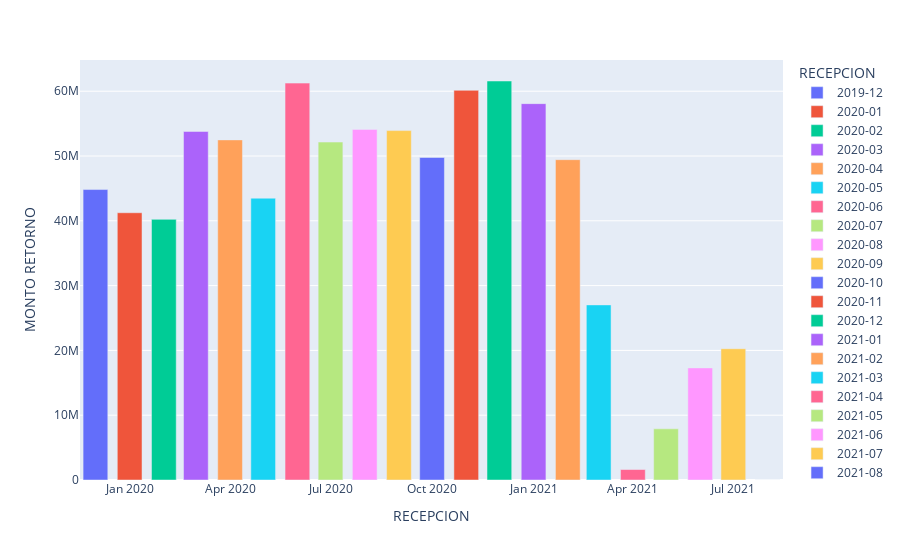

Write notebook code for a chart like this one.
### Code cell
d = g[26:]
d = d.drop([47,48])
G =px.bar(d, x= 'RECEPCION', y='MONTO RETORNO',color='RECEPCION')
G.show()

### Figure 1 — Plotly figure (JSON) as saved in the notebook; plotly's stock layout.template omitted (floating-point values rounded to 4 significant figures)
{"data": [{"alignmentgroup": "True", "hovertemplate": "RECEPCION=%{x}<br>MONTO RETORNO=%{y}<extra></extra>", "legendgroup": "2019-12", "marker": {"color": "#636efa", "pattern": {"shape": ""}}, "name": "2019-12", "offsetgroup": "2019-12", "orientation": "v", "showlegend": true, "textposition": "auto", "type": "bar", "x": ["2019-12"], "xaxis": "x", "y": [44820000.0], "yaxis": "y"}, {"alignmentgroup": "True", "hovertemplate": "RECEPCION=%{x}<br>MONTO RETORNO=%{y}<extra></extra>", "legendgroup": "2020-01", "marker": {"color": "#EF553B", "pattern": {"shape": ""}}, "name": "2020-01", "offsetgroup": "2020-01", "orientation": "v", "showlegend": true, "textposition": "auto", "type": "bar", "x": ["2020-01"], "xaxis": "x", "y": [41250000.0], "yaxis": "y"}, {"alignmentgroup": "True", "hovertemplate": "RECEPCION=%{x}<br>MONTO RETORNO=%{y}<extra></extra>", "legendgroup": "2020-02", "marker": {"color": "#00cc96", "pattern": {"shape": ""}}, "name": "2020-02", "offsetgroup": "2020-02", "orientation": "v", "showlegend": true, "textposition": "auto", "type": "bar", "x": ["2020-02"], "xaxis": "x", "y": [40220000.0], "yaxis": "y"}, {"alignmentgroup": "True", "hovertemplate": "RECEPCION=%{x}<br>MONTO RETORNO=%{y}<extra></extra>", "legendgroup": "2020-03", "marker": {"color": "#ab63fa", "pattern": {"shape": ""}}, "name": "2020-03", "offsetgroup": "2020-03", "orientation": "v", "showlegend": true, "textposition": "auto", "type": "bar", "x": ["2020-03"], "xaxis": "x", "y": [53790000.0], "yaxis": "y"}, {"alignmentgroup": "True", "hovertemplate": "RECEPCION=%{x}<br>MONTO RETORNO=%{y}<extra></extra>", "legendgroup": "2020-04", "marker": {"color": "#FFA15A", "pattern": {"shape": ""}}, "name": "2020-04", "offsetgroup": "2020-04", "orientation": "v", "showlegend": true, "textposition": "auto", "type": "bar", "x": ["2020-04"], "xaxis": "x", "y": [52490000.0], "yaxis": "y"}, {"alignmentgroup": "True", "hovertemplate": "RECEPCION=%{x}<br>MONTO RETORNO=%{y}<extra></extra>", "legendgroup": "2020-05", "marker": {"color": "#19d3f3", "pattern": {"shape": ""}}, "name": "2020-05", "offsetgroup": "2020-05", "orientation": "v", "showlegend": true, "textposition": "auto", "type": "bar", "x": ["2020-05"], "xaxis": "x", "y": [43490000.0], "yaxis": "y"}, {"alignmentgroup": "True", "hovertemplate": "RECEPCION=%{x}<br>MONTO RETORNO=%{y}<extra></extra>", "legendgroup": "2020-06", "marker": {"color": "#FF6692", "pattern": {"shape": ""}}, "name": "2020-06", "offsetgroup": "2020-06", "orientation": "v", "showlegend": true, "textposition": "auto", "type": "bar", "x": ["2020-06"], "xaxis": "x", "y": [61250000.0], "yaxis": "y"}, {"alignmentgroup": "True", "hovertemplate": "RECEPCION=%{x}<br>MONTO RETORNO=%{y}<extra></extra>", "legendgroup": "2020-07", "marker": {"color": "#B6E880", "pattern": {"shape": ""}}, "name": "2020-07", "offsetgroup": "2020-07", "orientation": "v", "showlegend": true, "textposition": "auto", "type": "bar", "x": ["2020-07"], "xaxis": "x", "y": [52160000.0], "yaxis": "y"}, {"alignmentgroup": "True", "hovertemplate": "RECEPCION=%{x}<br>MONTO RETORNO=%{y}<extra></extra>", "legendgroup": "2020-08", "marker": {"color": "#FF97FF", "pattern": {"shape": ""}}, "name": "2020-08", "offsetgroup": "2020-08", "orientation": "v", "showlegend": true, "textposition": "auto", "type": "bar", "x": ["2020-08"], "xaxis": "x", "y": [54110000.0], "yaxis": "y"}, {"alignmentgroup": "True", "hovertemplate": "RECEPCION=%{x}<br>MONTO RETORNO=%{y}<extra></extra>", "legendgroup": "2020-09", "marker": {"color": "#FECB52", "pattern": {"shape": ""}}, "name": "2020-09", "offsetgroup": "2020-09", "orientation": "v", "showlegend": true, "textposition": "auto", "type": "bar", "x": ["2020-09"], "xaxis": "x", "y": [53920000.0], "yaxis": "y"}, {"alignmentgroup": "True", "hovertemplate": "RECEPCION=%{x}<br>MONTO RETORNO=%{y}<extra></extra>", "legendgroup": "2020-10", "marker": {"color": "#636efa", "pattern": {"shape": ""}}, "name": "2020-10", "offsetgroup": "2020-10", "orientation": "v", "showlegend": true, "textposition": "auto", "type": "bar", "x": ["2020-10"], "xaxis": "x", "y": [49770000.0], "yaxis": "y"}, {"alignmentgroup": "True", "hovertemplate": "RECEPCION=%{x}<br>MONTO RETORNO=%{y}<extra></extra>", "legendgroup": "2020-11", "marker": {"color": "#EF553B", "pattern": {"shape": ""}}, "name": "2020-11", "offsetgroup": "2020-11", "orientation": "v", "showlegend": true, "textposition": "auto", "type": "bar", "x": ["2020-11"], "xaxis": "x", "y": [60140000.0], "yaxis": "y"}, {"alignmentgroup": "True", "hovertemplate": "RECEPCION=%{x}<br>MONTO RETORNO=%{y}<extra></extra>", "legendgroup": "2020-12", "marker": {"color": "#00cc96", "pattern": {"shape": ""}}, "name": "2020-12", "offsetgroup": "2020-12", "orientation": "v", "showlegend": true, "textposition": "auto", "type": "bar", "x": ["2020-12"], "xaxis": "x", "y": [61580000.0], "yaxis": "y"}, {"alignmentgroup": "True", "hovertemplate": "RECEPCION=%{x}<br>MONTO RETORNO=%{y}<extra></extra>", "legendgroup": "2021-01", "marker": {"color": "#ab63fa", "pattern": {"shape": ""}}, "name": "2021-01", "offsetgroup": "2021-01", "orientation": "v", "showlegend": true, "textposition": "auto", "type": "bar", "x": ["2021-01"], "xaxis": "x", "y": [58080000.0], "yaxis": "y"}, {"alignmentgroup": "True", "hovertemplate": "RECEPCION=%{x}<br>MONTO RETORNO=%{y}<extra></extra>", "legendgroup": "2021-02", "marker": {"color": "#FFA15A", "pattern": {"shape": ""}}, "name": "2021-02", "offsetgroup": "2021-02", "orientation": "v", "showlegend": true, "textposition": "auto", "type": "bar", "x": ["2021-02"], "xaxis": "x", "y": [49430000.0], "yaxis": "y"}, {"alignmentgroup": "True", "hovertemplate": "RECEPCION=%{x}<br>MONTO RETORNO=%{y}<extra></extra>", "legendgroup": "2021-03", "marker": {"color": "#19d3f3", "pattern": {"shape": ""}}, "name": "2021-03", "offsetgroup": "2021-03", "orientation": "v", "showlegend": true, "textposition": "auto", "type": "bar", "x": ["2021-03"], "xaxis": "x", "y": [27020000.0], "yaxis": "y"}, {"alignmentgroup": "True", "hovertemplate": "RECEPCION=%{x}<br>MONTO RETORNO=%{y}<extra></extra>", "legendgroup": "2021-04", "marker": {"color": "#FF6692", "pattern": {"shape": ""}}, "name": "2021-04", "offsetgroup": "2021-04", "orientation": "v", "showlegend": true, "textposition": "auto", "type": "bar", "x": ["2021-04"], "xaxis": "x", "y": [1616000.0], "yaxis": "y"}, {"alignmentgroup": "True", "hovertemplate": "RECEPCION=%{x}<br>MONTO RETORNO=%{y}<extra></extra>", "legendgroup": "2021-05", "marker": {"color": "#B6E880", "pattern": {"shape": ""}}, "name": "2021-05", "offsetgroup": "2021-05", "orientation": "v", "showlegend": true, "textposition": "auto", "type": "bar", "x": ["2021-05"], "xaxis": "x", "y": [7899000.0], "yaxis": "y"}, {"alignmentgroup": "True", "hovertemplate": "RECEPCION=%{x}<br>MONTO RETORNO=%{y}<extra></extra>", "legendgroup": "2021-06", "marker": {"color": "#FF97FF", "pattern": {"shape": ""}}, "name": "2021-06", "offsetgroup": "2021-06", "orientation": "v", "showlegend": true, "textposition": "auto", "type": "bar", "x": ["2021-06"], "xaxis": "x", "y": [17300000.0], "yaxis": "y"}, {"alignmentgroup": "True", "hovertemplate": "RECEPCION=%{x}<br>MONTO RETORNO=%{y}<extra></extra>", "legendgroup": "2021-07", "marker": {"color": "#FECB52", "pattern": {"shape": ""}}, "name": "2021-07", "offsetgroup": "2021-07", "orientation": "v", "showlegend": true, "textposition": "auto", "type": "bar", "x": ["2021-07"], "xaxis": "x", "y": [20260000.0], "yaxis": "y"}, {"alignmentgroup": "True", "hovertemplate": "RECEPCION=%{x}<br>MONTO RETORNO=%{y}<extra></extra>", "legendgroup": "2021-08", "marker": {"color": "#636efa", "pattern": {"shape": ""}}, "name": "2021-08", "offsetgroup": "2021-08", "orientation": "v", "showlegend": true, "textposition": "auto", "type": "bar", "x": ["2021-08"], "xaxis": "x", "y": [0.0], "yaxis": "y"}], "layout": {"barmode": "relative", "legend": {"title": {"text": "RECEPCION"}, "tracegroupgap": 0}, "margin": {"t": 60}, "xaxis": {"anchor": "y", "categoryarray": ["2019-12", "2020-01", "2020-02", "2020-03", "2020-04", "2020-05", "2020-06", "2020-07", "2020-08", "2020-09", "2020-10", "2020-11", "2020-12", "2021-01", "2021-02", "2021-03", "2021-04", "2021-05", "2021-06", "2021-07", "2021-08"], "categoryorder": "array", "domain": [0.0, 1.0], "title": {"text": "RECEPCION"}}, "yaxis": {"anchor": "x", "domain": [0.0, 1.0], "title": {"text": "MONTO RETORNO"}}}}
